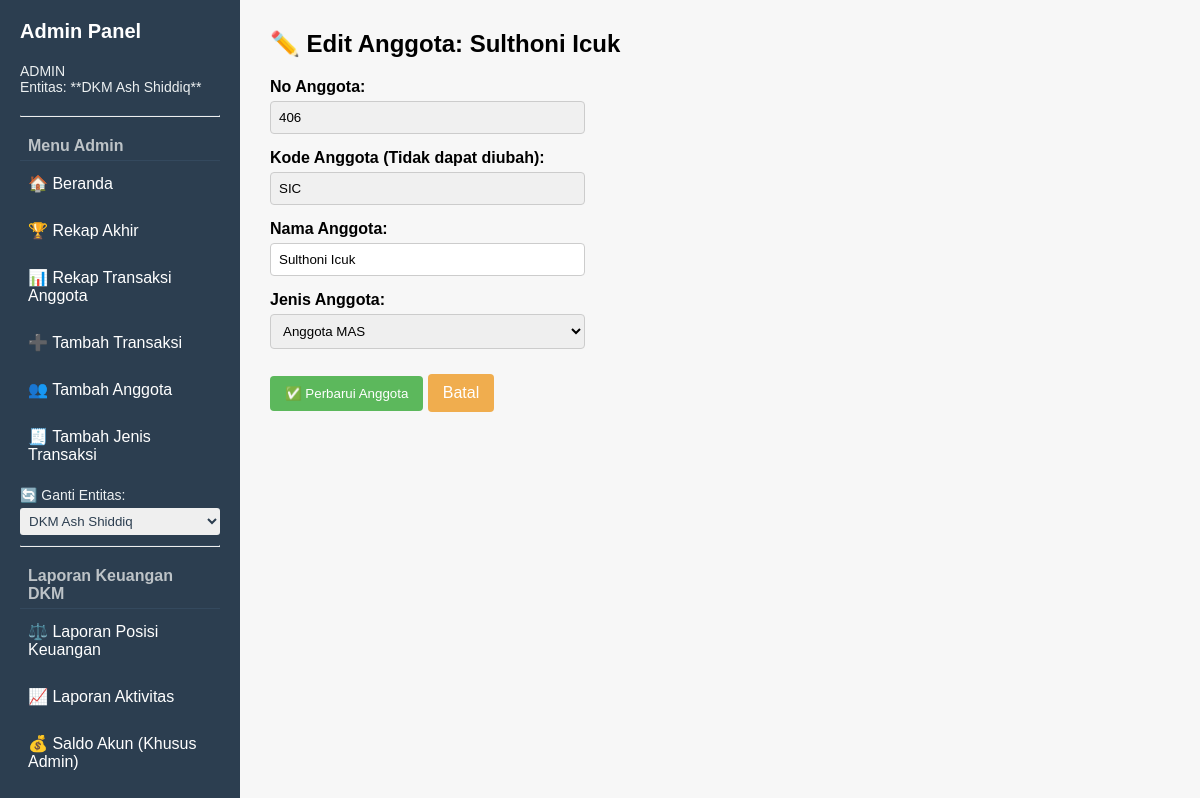
The page /edit_anggota/SIC (signed in) on the database as committed earlier.
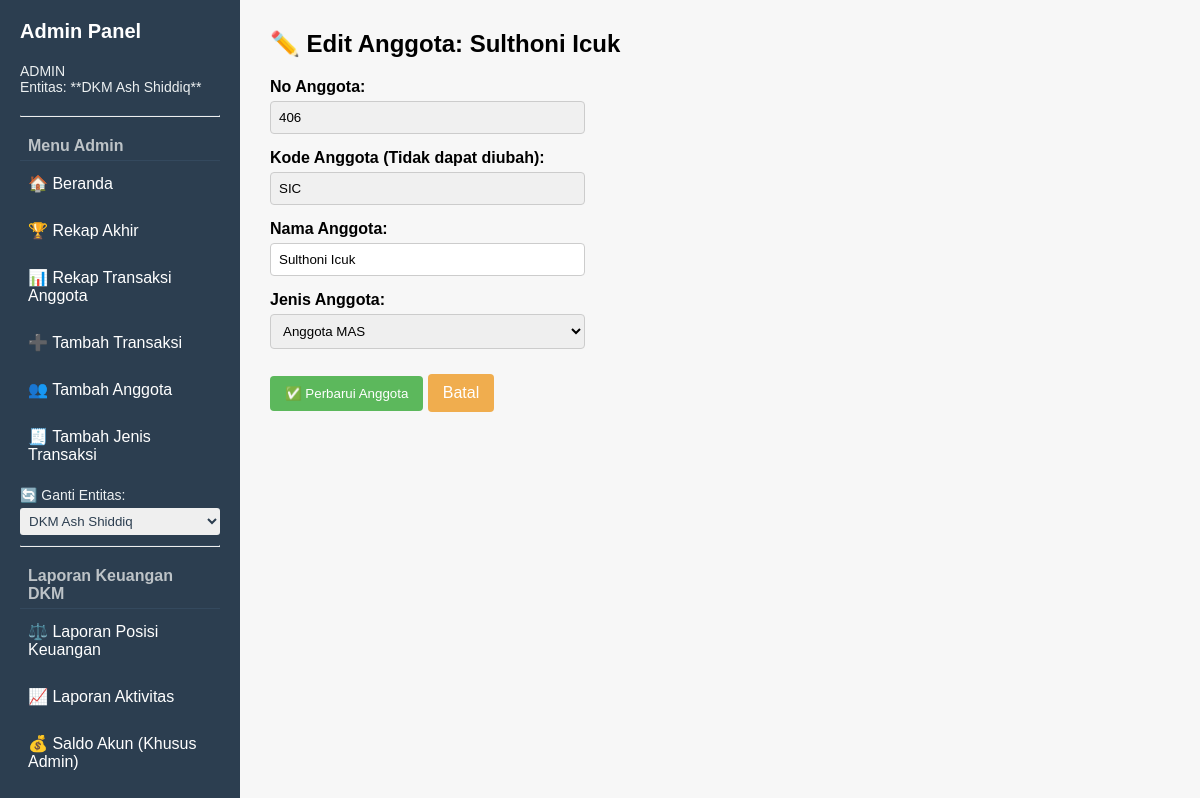
The same page on the database as committed later.
### tables this page shows
CREATE TABLE "Anggota" (
    NoAnggota,
	KodeAnggota TEXT PRIMARY KEY,
    NamaAnggota TEXT
    -- kolom lain jika ada
, JenisAnggota TEXT);

### app.py (the view, shortened to what this page needs)
@app.route("/edit_anggota/<kode>", methods=["GET", "POST"])
def edit_anggota(kode):
    if "user" not in session or session["user"] != "admin":
        return redirect(url_for("login"))
    entitas = session.get("entitas", "jurangmangucare")
    conn = get_connection(entitas)
    anggota_data = conn.execute("SELECT * FROM Anggota WHERE KodeAnggota = ?", (kode,)).fetchone()
    conn.close()
    if anggota_data is None:
        flash("Anggota tidak ditemukan.", "error")
        return redirect(url_for("tambah_anggota"))
    return render_template("edit_anggota.html", data=dict(anggota_data))

### app.py (called while the page is built)
def get_connection(entitas=None):
    if not entitas:
        entitas = 'jurangmangucare'
    if entitas == 'jurangmangucare':
        db_name = 'jurangmangucare.db'
    elif entitas == 'dkm':
        db_name = 'DKMAshShiddiq.db'
    else:
        raise ValueError("Entitas tidak dikenal: {}".format(entitas))
    conn = sqlite3.connect(db_name)
    conn.row_factory = sqlite3.Row
    return conn

### templates/edit_anggota.html (shortened to what this page needs)
{% extends "base_admin.html" %}
{% block content %}
<h2>✏️ Edit Anggota: {{ data['NamaAnggota'] }}</h2>
<form method="POST">
    <div class="form-group">
        <label>No Anggota:</label>
        <input type="text" value="{{ data['NoAnggota'] }}" readonly style="background-color: #f0f0f0;"><br>
    </div>
    <div class="form-group">
        <label>Kode Anggota (Tidak dapat diubah):</label>
        <input type="text" id="kode_anggota" value="{{ data['KodeAnggota'] }}" readonly style="background-color: #f0f0f0;"><br>
    </div>
    <div class="form-group">
        <label for="nama_anggota">Nama Anggota:</label>
        <input type="text" id="nama_anggota" name="nama_anggota" value="{{ data['NamaAnggota'] }}" required><br>
    </div>
    <div class="form-group">
        <label for="jenis_anggota">Jenis Anggota:</label>
        <select id="jenis_anggota" name="jenis_anggota" required>
            <option value="Anggota MAS" {% if data['JenisAnggota'] == 'Anggota MAS' %}selected{% endif %}>Anggota MAS</option>
        </select><br>
    </div>
    <input type="submit" class="btn" value="✅ Perbarui Anggota">
    <a href="{{ url_for('tambah_anggota') }}" class="btn" style="background-color: #f0ad4e;">Batal</a>
</form>
{% endblock %}

Rows that differ between the two databases and show on the page:
changed Anggota "Sulthoni Icuk": jenis_anggota (not shown) → "Anggota MAS"
Other text that changed with them:
form field jenis_anggota: "Anggota MAS" → (not shown)
